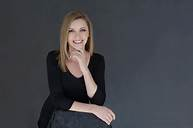
#> input picture p1.jpg, 193 x 128 px
$ jupyter execute 'Cropping and swap Task 4.2.ipynb'
#> lines starting #> are read from the running program, lines starting #| are printed output that depends on the picture; after the words box and inside, x2 and y2 are one past the last pixel; in counts of white or black regions, pixels touching at a corner belong together
[cell 1]
#🔅 Task 4.2
#📌 Take 2 image crop some part of both image and swap it.

[cell 2]
import cv2

[cell 3]
# Opening Photo 1


#photo=cv2.imread("prajwal.jpg")
photo=cv2.imread("p1.jpg")
#> photo is the input picture: shape (128, 193, 3); mean B, G, R 72.3, 67, 66.8
cv2.imshow("hi", photo)
cv2.waitKey()
cv2.destroyAllWindows()

[cell 4]
#Opening Photo 2


#photo2=cv2.imread("prajwal2.jpg")
photo2=cv2.imread("p2.jpg")
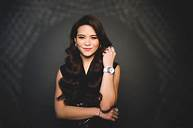
#> input picture p2.jpg, 193 x 128 px
#> photo2 is the input picture: shape (128, 193, 3); mean B, G, R 51, 54, 59.6
cv2.imshow("hi", photo2)
cv2.waitKey()
cv2.destroyAllWindows()

[cell 5]
#Cropping photo1

#cphoto=photo[100:1000,400:1000]
cphoto=photo[3:60,30:90]
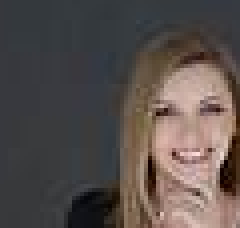
#> cphoto: shape (57, 60, 3) (shown 4 times larger); mean B, G, R 76.4, 79.5, 88.5
cv2.imshow("hi", cphoto)
cv2.waitKey()
cv2.destroyAllWindows()

[cell 6]
photo2new=photo2[3:60,67:127]
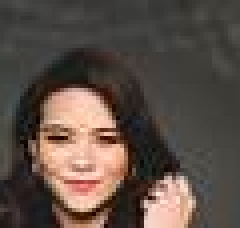
#> photo2new: shape (57, 60, 3) (shown 4 times larger); mean B, G, R 70.1, 78, 91.3

[cell 7]
#cphoto=photo2new

[cell 8]
#photo[100:1000,400:1000]=photo2new
photo[3:60,30:90]=photo2new
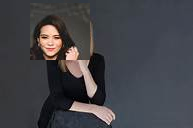
#> photo: shape (128, 193, 3); 13.84% of pixels changed, all inside (x1, y1, x2, y2) = (30, 3, 90, 60)
